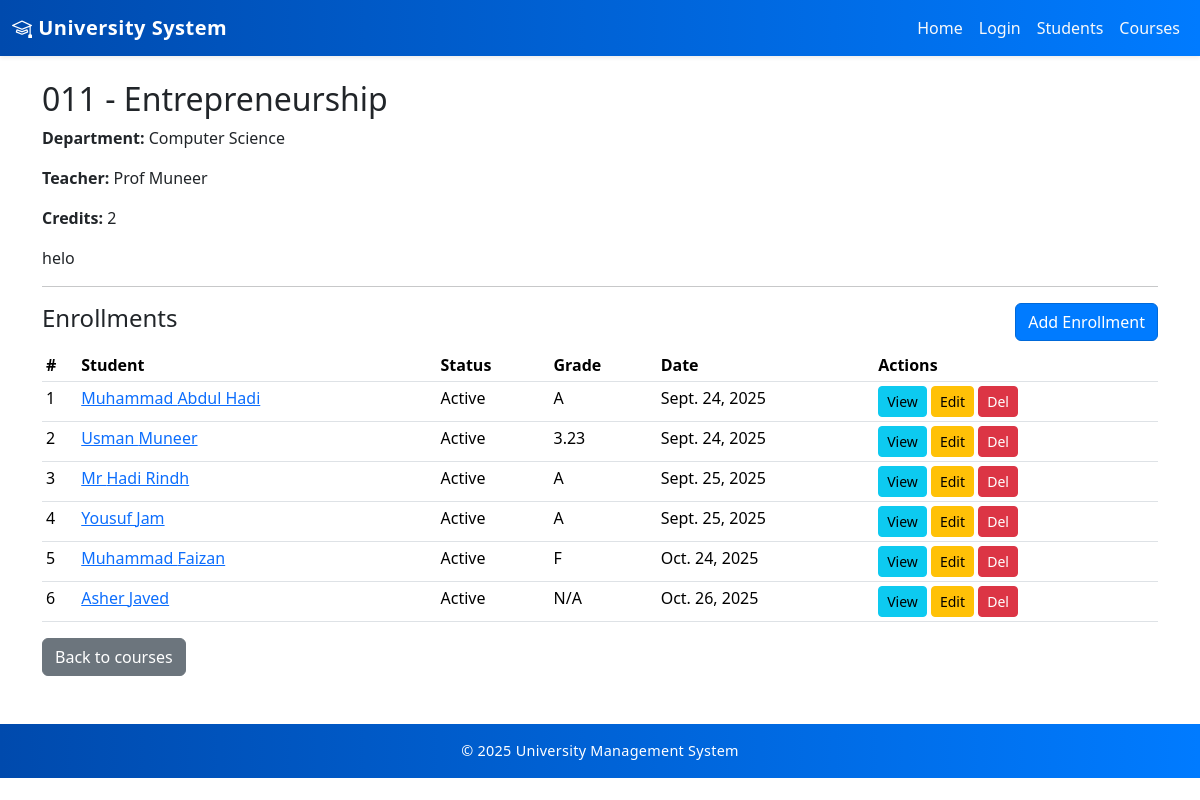
The page /courses/1/ on the database its author committed.
### core/models.py (models this page shows, shortened)
class Course(models.Model):
    name = models.CharField(max_length=100)
    code = models.CharField(max_length=20, unique=True)
    description = models.TextField(blank=True, null=True)
    credits = models.PositiveIntegerField()
    department = models.ForeignKey(Department, on_delete=models.CASCADE, related_name="courses")
    teacher = models.ForeignKey(Teacher, on_delete=models.SET_NULL, null=True, blank=True, related_name="courses")

class Department(models.Model):
    name = models.CharField(max_length=100, unique=True)
    code = models.CharField(max_length=20, unique=True)
    description = models.TextField(blank=True, null=True)

class Teacher(models.Model):
    user = models.OneToOneField(
        settings.AUTH_USER_MODEL,
        null=True,
        blank=True,
        on_delete=models.SET_NULL,
        related_name='teacher_profile'
    )
    teacher_id = models.CharField(max_length=20, unique=True, blank=True, null=True)
    first_name = models.CharField(max_length=50)
    last_name  = models.CharField(max_length=50)
    email      = models.EmailField(unique=True)
    department = models.ForeignKey(Department, on_delete=models.SET_NULL, null=True, blank=True, related_name="teachers")
    hire_date  = models.DateField(default=timezone.now)
    profile_image = models.ImageField(upload_to='profiles/', null=True, blank=True)
    QUALIFICATION_CHOICES = [
        ('BS', 'BS / Bachelor'),
        ('MS', 'MS / Master'),
        ('MPhil', 'MPhil'),
        ('PhD', 'PhD'),
        ('Other', 'Other'),
    ]
    qualification = models.CharField(max_length=50, choices=QUALIFICATION_CHOICES, null=True, blank=True)
    specialization = models.CharField(max_length=100, null=True, blank=True)
    bio = models.TextField(blank=True, null=True)
    experience_years = models.PositiveIntegerField(default=0, help_text="Years of teaching experience")
    contact_number = models.CharField(max_length=20, blank=True, null=True)

class Enrollment(models.Model):
    STATUS_CHOICES = [
        ("active", "Active"),
        ("completed", "Completed"),
        ("dropped", "Dropped"),
    ]
    GRADE_CHOICES = [
        ("A", "A"),
        ("B", "B"),
        ("C", "C"),
        ("D", "D"),
        ("F", "F"),
        ("N/A", "Not Graded Yet"),
    ]
    student = models.ForeignKey(Student, on_delete=models.CASCADE, related_name="enrollments")
    course = models.ForeignKey(Course, on_delete=models.CASCADE, related_name="enrollments")
    enrollment_date = models.DateField(default=timezone.now)
    status = models.CharField(max_length=20, choices=STATUS_CHOICES, default="active")
    grade = models.CharField(max_length=5, choices=GRADE_CHOICES, default="N/A")
    class Meta:
        unique_together = ('student', 'course')  # prevent duplicate enrollment

class Student(models.Model):
    user = models.OneToOneField(
        settings.AUTH_USER_MODEL,
        null=True,
        blank=True,
        on_delete=models.SET_NULL,
        related_name='student_profile'
    )
    student_id = models.CharField(max_length=20, unique=True, blank=True, null=True)
    first_name = models.CharField(max_length=50)
    last_name  = models.CharField(max_length=50)
    email      = models.EmailField(unique=True)
    phone      = models.CharField(max_length=15, blank=True)
    date_of_birth = models.DateField(null=True, blank=True)
    address = models.TextField(blank=True)
    enrollment_date = models.DateField(default=timezone.now)
    department = models.ForeignKey(Department, on_delete=models.SET_NULL, null=True, related_name="students")
    profile_image = models.ImageField(upload_to='profiles/', null=True, blank=True)
    ACADEMIC_BACKGROUND_CHOICES = [
        ('FSc Pre-Medical', 'FSc Pre-Medical'),
        ('FSc Pre-Engineering', 'FSc Pre-Engineering'),
        ('ICS', 'ICS'),
        ('ICom', 'ICom'),
        ('FA', 'FA'),
        ('BA', 'BA'),
        ('BSc', 'BSc'),
        ('Other', 'Other'),
    ]
    academic_background = models.CharField(max_length=50, choices=ACADEMIC_BACKGROUND_CHOICES, null=True, blank=True)
    guardian_name = models.CharField(max_length=100, blank=True, null=True)
    guardian_contact = models.CharField(max_length=20, blank=True, null=True)
    semester = models.PositiveIntegerField(default=1)
    cgpa = models.DecimalField(max_digits=4, decimal_places=2, null=True, blank=True)

### core/views.py (the view)
# urls.py: path('courses/<int:pk>/', views.CourseDetailView.as_view(), name='course_detail'),
class CourseDetailView(DetailView):
    model = Course
    template_name = 'core/courses/detail.html'
    context_object_name = 'course'
    def get_context_data(self, **kwargs):
        ctx = super().get_context_data(**kwargs)
        ctx['enrollments'] = self.object.enrollments.select_related('student').all()
        return ctx

### templates/core/courses/detail.html (shortened to what this page needs)
{% extends 'base.html' %}
{% block content %}
<h2>{{ course.code }} - {{ course.name }}</h2>
<p><strong>Department:</strong> {{ course.department.name }}</p>
<p><strong>Teacher:</strong>
  {% if course.teacher %}{{ course.teacher.first_name }} {{ course.teacher.last_name }}{% else %}&mdash;{% endif %}
</p>
<p><strong>Credits:</strong> {{ course.credits }}</p>
<p>{{ course.description|linebreaksbr }}</p>
<hr>
<div class="d-flex justify-content-between align-items-center">
  <h4>Enrollments</h4>
  <a class="btn btn-primary" href="{% url 'enrollment_add' %}?course={{ course.pk }}">Add Enrollment</a>
</div>
<table class="table table-sm mt-2">
  <thead><tr><th>#</th><th>Student</th><th>Status</th><th>Grade</th><th>Date</th><th>Actions</th></tr></thead>
  <tbody>
    {% for e in enrollments %}
      <tr>
        <td>{{ forloop.counter }}</td>
        <td><a href="{% url 'student_detail' e.student.pk %}">{{ e.student.first_name }} {{ e.student.last_name }}</a></td>
        <td>{{ e.get_status_display }}</td>
        <td>{{ e.grade }}</td>
        <td>{{ e.enrollment_date }}</td>
        <td>
          <a class="btn btn-sm btn-info" href="{% url 'enrollment_detail' e.pk %}">View</a>
          <a class="btn btn-sm btn-warning" href="{% url 'enrollment_edit' e.pk %}">Edit</a>
          <form method="post" action="{% url 'enrollment_delete' e.pk %}" style="display:inline;">
            <button class="btn btn-sm btn-danger" onclick="return confirm('Delete this enrollment?')">Del</button>
          </form>
        </td>
      </tr>
    {% empty %}
      <tr><td colspan="6">No students enrolled in this course yet.</td></tr>
    {% endfor %}
  </tbody>
</table>
<a class="btn btn-secondary" href="{% url 'courses_list' %}">Back to courses</a>
{% endblock %}

### static/css/style.css (style rules this page uses)
body { font-family: 'Poppins', sans-serif; background-color: #f4f6f9; color: #333; margin: 0; padding: 0; overflow-x: hidden; }
h1, h2, h3, h4, h5 { font-weight: 600; color: #003366; }
a { text-decoration: none; transition: 0.3s ease; }

### templates/base.html (style rules this page uses)
.btn-primary { background-color: #007bff; border-color: #0069d9; }

### rows shown on the page
Course: code "011", name "Entrepreneurship", department.name "Computer Science", teacher.first_name "Prof", teacher.last_name "Muneer", credits "2", description "helo"
Enrollment: student.first_name "Muhammad", student.last_name "Abdul Hadi", status "Active", grade "A", enrollment_date "Sept. 24, 2025"
Enrollment: student.first_name "Usman", student.last_name "Muneer", status "Active", grade "3.23", enrollment_date "Sept. 24, 2025"
Enrollment: student.first_name "Mr", student.last_name "Hadi Rindh", status "Active", grade "A", enrollment_date "Sept. 25, 2025"
Enrollment: student.first_name "Yousuf", student.last_name "Jam", status "Active", grade "A", enrollment_date "Sept. 25, 2025"
Enrollment: student.first_name "Muhammad", student.last_name "Faizan", status "Active", grade "F", enrollment_date "Oct. 24, 2025"
Enrollment: student.first_name "Asher", student.last_name "Javed", status "Active", grade "N/A", enrollment_date "Oct. 26, 2025"
